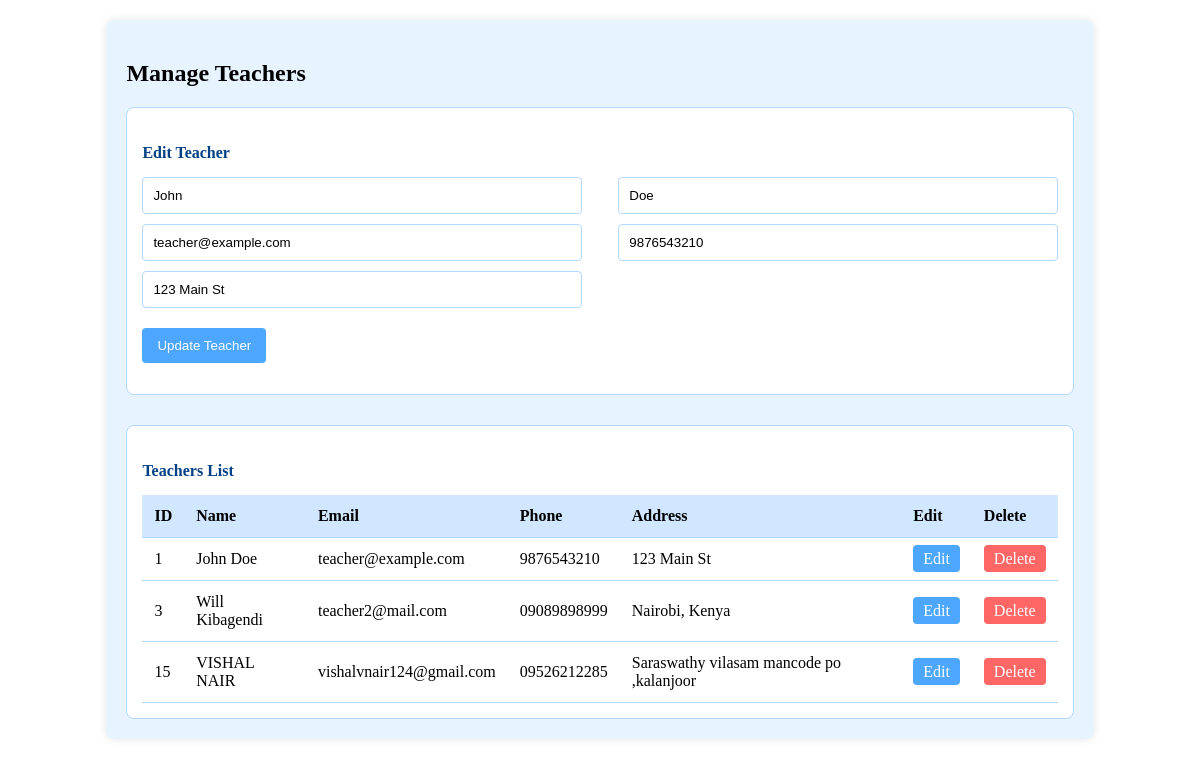
The app's page /Admin/teachers.php?edit=1, older data.
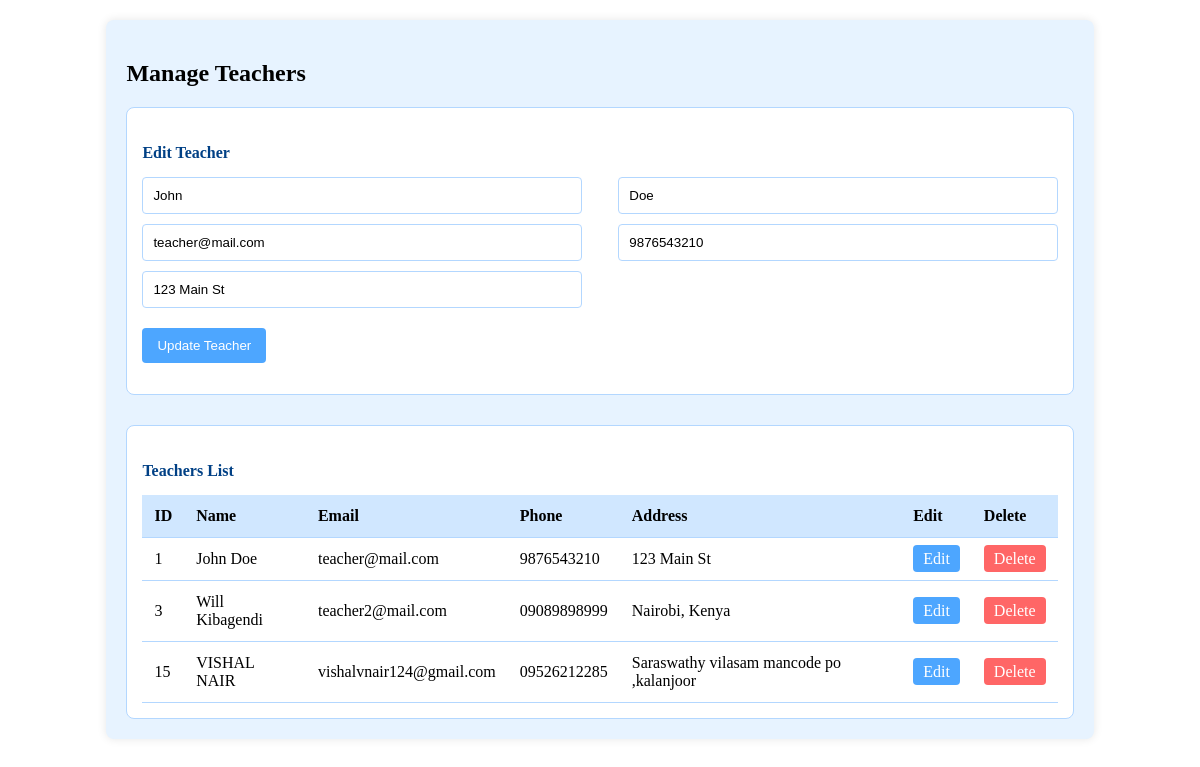
The same page, newer data.
### tables this page shows
CREATE TABLE `tblteachers` (
  `tea_id` int(10) NOT NULL,
  `tea_firstName` varchar(255) NOT NULL,
  `tea_lastName` varchar(255) NOT NULL,
  `tea_emailAddress` varchar(255) NOT NULL,
  `tea_password` varchar(255) NOT NULL,
  `tea_phoneNo` varchar(50) NOT NULL,
  `tea_dateCreated` varchar(50) NOT NULL,
  `tea_address` text NOT NULL,
  `tea_is_assigned` int(11) NOT NULL DEFAULT 0
);

### Admin/teachers.php (the view, shortened to what this page needs)
<?php
include('../includes/dbcon.php');
$edit_teacher = false;
if (isset($_GET['edit'])) {
    $id = $_GET['edit'];
    $result = $conn->query("SELECT * FROM tblteachers WHERE tea_id=$id");
    $teacher = $result->fetch_assoc();
    $edit_teacher = true;
}
?>
<div class="teachers-section">
    <h2 class="text-center">Manage Teachers</h2>
    <div class="form-container">
        <h4><?php echo $edit_teacher ? 'Edit Teacher' : 'Add New Teacher'; ?></h4>
        <form method="POST" action="teachers.php">
            <div class="form-row">
                <input type="text" name="first_name" placeholder="First Name"
                    value="<?= $edit_teacher ? $teacher['tea_firstName'] : '' ?>" required>
                <input type="text" name="last_name" placeholder="Last Name"
                    value="<?= $edit_teacher ? $teacher['tea_lastName'] : '' ?>" required>
            </div>
            <div class="form-row">
                <input type="email" name="email" placeholder="Email"
                    value="<?= $edit_teacher ? $teacher['tea_emailAddress'] : '' ?>" required>
                <input type="text" name="phone" placeholder="Phone Number"
                    value="<?= $edit_teacher ? $teacher['tea_phoneNo'] : '' ?>" required>
            </div>
            <div class="form-row">
                <input type="text" name="address" placeholder="Address"
                    value="<?= $edit_teacher ? $teacher['tea_address'] : '' ?>" required>
            </div>
            <?php if ($edit_teacher): ?>
                <button type="submit" name="update_teacher" class="submit-btn">Update Teacher</button>
            <?php else: ?>
                <button type="submit" name="add_teacher" class="submit-btn">Add Teacher</button>
            <?php endif; ?>
        </form>
    </div>
    <div class="list-container">
        <h4>Teachers List</h4>
        <table>
            <thead>
                <tr>
                    <th>ID</th>
                    <th>Name</th>
                    <th>Email</th>
                    <th>Phone</th>
                    <th>Address</th>
                    <th>Edit</th>
                    <th>Delete</th>
                </tr>
            </thead>
            <tbody>
                <?php
                $result = $conn->query("SELECT * FROM tblteachers");
                while ($row = $result->fetch_assoc()): ?>
                    <tr>
                        <td><?= $row['tea_id'] ?></td>
                        <td><?= $row['tea_firstName'] . ' ' . $row['tea_lastName'] ?></td>
                        <td><?= $row['tea_emailAddress'] ?></td>
                        <td><?= $row['tea_phoneNo'] ?></td>
                        <td><?= $row['tea_address'] ?></td>
                        <td>
                            <a href="index.php?page=teachers.php?edit=<?= $row['tea_id'] ?>" class="btn btn-edit">Edit</a>
                        </td>
                        <td>
                            <a href="teachers.php?delete=<?= $row['tea_id'] ?>" class="btn btn-delete"
                                onclick="return confirm('Are you sure you want to delete this teacher?');">Delete</a>
                        </td>
                    </tr>
                <?php endwhile; ?>
            </tbody>
        </table>
    </div>
</div>

Row changes from the older to the newer data that the page shows:
changed tblteachers "John": email "teacher@example.com" → "teacher@mail.com"; tea_emailAddress "teacher@example.com" → "teacher@mail.com"
